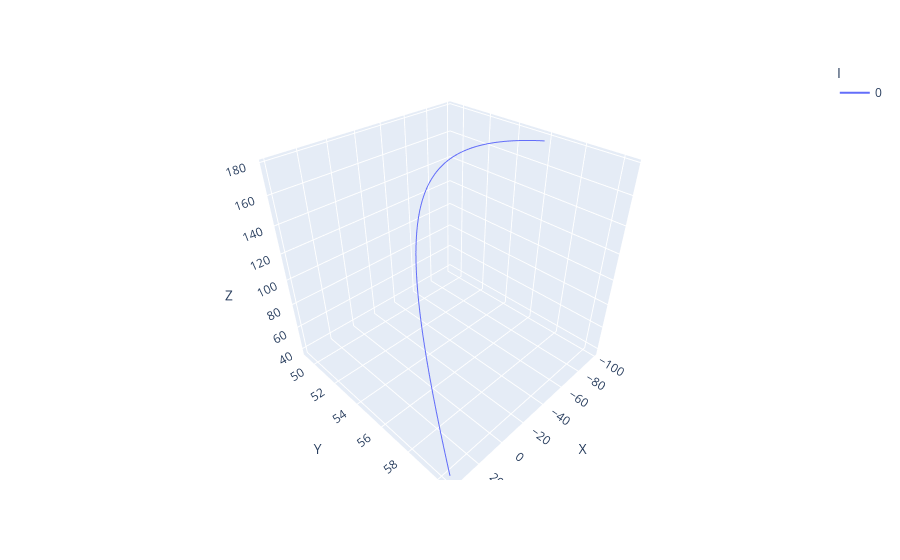

The notebook cell saved with this chart:
### Code cell
fig = px.line_3d(dash_par_train, x="X", y="Y", z="Z", color='I')
# fig = px.scatter_3d(data, x="X", y="Y", z="Z")
fig.show()

### Figure 1 — Plotly figure (JSON) as saved in the notebook; plotly's stock layout.template omitted (floating-point values rounded to 4 significant figures; data arrays with more than 128 entries replaced by an {"elided": "..."} marker saying what was removed)
{"data": [{"hovertemplate": "I=0<br>X=%{x}<br>Y=%{y}<br>Z=%{z}<extra></extra>", "legendgroup": "0", "line": {"color": "#636efa", "dash": "solid"}, "marker": {"symbol": "circle"}, "mode": "lines", "name": "0", "scene": "scene", "showlegend": true, "type": "scatter3d", "x": {"elided": "10000 float values"}, "y": {"elided": "10000 float values"}, "z": {"elided": "10000 float values"}}], "layout": {"legend": {"title": {"text": "I"}, "tracegroupgap": 0}, "margin": {"t": 60}, "scene": {"domain": {"x": [0, 1], "y": [0, 1]}, "xaxis": {"title": {"text": "X"}}, "yaxis": {"title": {"text": "Y"}}, "zaxis": {"title": {"text": "Z"}}}}}
